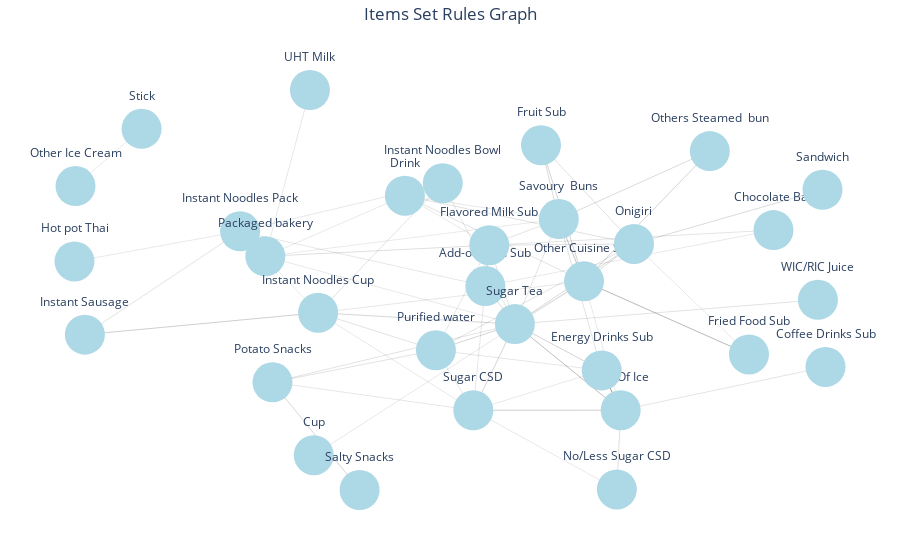

Source (notebook cell):
### Code cell
import plotly.graph_objects as go
import networkx as nx

# Create an empty directed graph
G = nx.DiGraph()

# Iterate through each row of the DataFrame and add edges to the graph
for index, row in rules.iterrows():
    antecedent = ', '.join(row['antecedents'])
    consequent = ', '.join(row['consequents'])
    support = row['support']
    confidence = row['confidence']
    lift = row['lift']
    conviction = row['conviction']

    # Add edges to the graph with the support or confidence as edge weight
    G.add_edge(antecedent, consequent, weight=support)

# Get the node positions using spring layout
pos = nx.spring_layout(G)

# Create a list of edge traces
edge_traces = []
for edge in G.edges():
    x0, y0 = pos[edge[0]]
    x1, y1 = pos[edge[1]]
    weight = G.get_edge_data(edge[0], edge[1])['weight']
    edge_trace = go.Scatter(x=[x0, x1, None], y=[y0, y1, None],
                            mode='lines', line=dict(width=weight*10, color='black'),
                            hoverinfo='none')
    edge_traces.append(edge_trace)

# Create a list of node traces
node_traces = []
for node in G.nodes():
    x, y = pos[node]
    node_trace = go.Scatter(x=[x], y=[y], mode='markers+text', text=node,
                            textposition='top center', marker=dict(size=40, color='lightblue'))
    node_traces.append(node_trace)

# Create the figure and add the edge and node traces
fig = go.Figure(data=edge_traces + node_traces)

# Set the layout properties
fig.update_layout(title='Items Set Rules Graph', title_x=0.5, showlegend=False, hovermode='closest',
                  plot_bgcolor='white', margin=dict(b=20, l=5, r=5, t=40), xaxis=dict(showgrid=False, zeroline=False,
                  showticklabels=False), yaxis=dict(showgrid=False, zeroline=False, showticklabels=False))

# Show the plot
fig.show()

### Figure 1 — Plotly figure (JSON) as saved in the notebook; plotly's stock layout.template omitted (floating-point values rounded to 4 significant figures)
{"data": [{"hoverinfo": "none", "line": {"color": "black", "width": 0.05402}, "mode": "lines", "type": "scatter", "x": [0.03861, 0.7453, null], "y": [0.001138, 0.2757, null]}, {"hoverinfo": "none", "line": {"color": "black", "width": 0.1224}, "mode": "lines", "type": "scatter", "x": [0.03861, 0.04818, null], "y": [0.001138, 0.2016, null]}, {"hoverinfo": "none", "line": {"color": "black", "width": 0.05843}, "mode": "lines", "type": "scatter", "x": [0.03861, -0.5628, null], "y": [0.001138, 0.2699, null]}, {"hoverinfo": "none", "line": {"color": "black", "width": 0.05623}, "mode": "lines", "type": "scatter", "x": [0.03861, 0.009025, null], "y": [0.001138, -0.6086, null]}, {"hoverinfo": "none", "line": {"color": "black", "width": 0.07607}, "mode": "lines", "type": "scatter", "x": [0.03861, 0.1112, null], "y": [0.001138, -0.1857, null]}, {"hoverinfo": "none", "line": {"color": "black", "width": 0.05402}, "mode": "lines", "type": "scatter", "x": [0.7453, 0.03861, null], "y": [0.2757, 0.001138, null]}, {"hoverinfo": "none", "line": {"color": "black", "width": 0.06174}, "mode": "lines", "type": "scatter", "x": [0.7453, 0.04818, null], "y": [0.2757, 0.2016, null]}, {"hoverinfo": "none", "line": {"color": "black", "width": 0.1224}, "mode": "lines", "type": "scatter", "x": [0.04818, 0.03861, null], "y": [0.2016, 0.001138, null]}, {"hoverinfo": "none", "line": {"color": "black", "width": 0.06174}, "mode": "lines", "type": "scatter", "x": [0.04818, 0.7453, null], "y": [0.2016, 0.2757, null]}, {"hoverinfo": "none", "line": {"color": "black", "width": 0.05402}, "mode": "lines", "type": "scatter", "x": [0.04818, -0.1587, null], "y": [0.2016, 0.4449, null]}, {"hoverinfo": "none", "line": {"color": "black", "width": 0.06725}, "mode": "lines", "type": "scatter", "x": [0.04818, 0.4032, null], "y": [0.2016, 0.2077, null]}, {"hoverinfo": "none", "line": {"color": "black", "width": 0.07277}, "mode": "lines", "type": "scatter", "x": [0.04818, -0.501, null], "y": [0.2016, 0.1471, null]}, {"hoverinfo": "none", "line": {"color": "black", "width": 0.05843}, "mode": "lines", "type": "scatter", "x": [0.04818, -0.08256, null], "y": [0.2016, -0.3135, null]}, {"hoverinfo": "none", "line": {"color": "black", "width": 0.06174}, "mode": "lines", "type": "scatter", "x": [0.04818, 0.2188, null], "y": [0.2016, 0.33, null]}, {"hoverinfo": "none", "line": {"color": "black", "width": 0.05954}, "mode": "lines", "type": "scatter", "x": [0.04818, 0.1112, null], "y": [0.2016, -0.1857, null]}, {"hoverinfo": "none", "line": {"color": "black", "width": 0.05843}, "mode": "lines", "type": "scatter", "x": [-0.5628, 0.03861, null], "y": [0.2699, 0.001138, null]}, {"hoverinfo": "none", "line": {"color": "black", "width": 0.05402}, "mode": "lines", "type": "scatter", "x": [-0.5628, -0.969, null], "y": [0.2699, 0.1221, null]}, {"hoverinfo": "none", "line": {"color": "black", "width": 0.05513}, "mode": "lines", "type": "scatter", "x": [-0.5628, -0.0658, null], "y": [0.2699, 0.506, null]}, {"hoverinfo": "none", "line": {"color": "black", "width": 0.05072}, "mode": "lines", "type": "scatter", "x": [-0.5628, -0.3714, null], "y": [0.2699, -0.1299, null]}, {"hoverinfo": "none", "line": {"color": "black", "width": 0.06395}, "mode": "lines", "type": "scatter", "x": [-0.5628, -0.9436, null], "y": [0.2699, -0.2373, null]}, {"hoverinfo": "none", "line": {"color": "black", "width": 0.05623}, "mode": "lines", "type": "scatter", "x": [0.009025, 0.03861, null], "y": [-0.6086, 0.001138, null]}, {"hoverinfo": "none", "line": {"color": "black", "width": 0.108}, "mode": "lines", "type": "scatter", "x": [0.009025, 0.3705, null], "y": [-0.6086, -0.6081, null]}, {"hoverinfo": "none", "line": {"color": "black", "width": 0.05402}, "mode": "lines", "type": "scatter", "x": [0.009025, 0.3241, null], "y": [-0.6086, -0.4128, null]}, {"hoverinfo": "none", "line": {"color": "black", "width": 0.05182}, "mode": "lines", "type": "scatter", "x": [0.009025, -0.3714, null], "y": [-0.6086, -0.1299, null]}, {"hoverinfo": "none", "line": {"color": "black", "width": 0.05292}, "mode": "lines", "type": "scatter", "x": [0.009025, 0.3611, null], "y": [-0.6086, -0.9972, null]}, {"hoverinfo": "none", "line": {"color": "black", "width": 0.05623}, "mode": "lines", "type": "scatter", "x": [0.009025, -0.4834, null], "y": [-0.6086, -0.4712, null]}, {"hoverinfo": "none", "line": {"color": "black", "width": 0.05292}, "mode": "lines", "type": "scatter", "x": [0.009025, -0.08256, null], "y": [-0.6086, -0.3135, null]}, {"hoverinfo": "none", "line": {"color": "black", "width": 0.09372}, "mode": "lines", "type": "scatter", "x": [0.009025, 0.1112, null], "y": [-0.6086, -0.1857, null]}, {"hoverinfo": "none", "line": {"color": "black", "width": 0.07607}, "mode": "lines", "type": "scatter", "x": [0.1112, 0.03861, null], "y": [-0.1857, 0.001138, null]}, {"hoverinfo": "none", "line": {"color": "black", "width": 0.14}, "mode": "lines", "type": "scatter", "x": [0.1112, 0.3705, null], "y": [-0.1857, -0.6081, null]}, {"hoverinfo": "none", "line": {"color": "black", "width": 0.09592}, "mode": "lines", "type": "scatter", "x": [0.1112, 0.3241, null], "y": [-0.1857, -0.4128, null]}, {"hoverinfo": "none", "line": {"color": "black", "width": 0.05954}, "mode": "lines", "type": "scatter", "x": [0.1112, 0.04818, null], "y": [-0.1857, 0.2016, null]}, {"hoverinfo": "none", "line": {"color": "black", "width": 0.05513}, "mode": "lines", "type": "scatter", "x": [0.1112, -0.0658, null], "y": [-0.1857, 0.506, null]}, {"hoverinfo": "none", "line": {"color": "black", "width": 0.086}, "mode": "lines", "type": "scatter", "x": [0.1112, -0.3714, null], "y": [-0.1857, -0.1299, null]}, {"hoverinfo": "none", "line": {"color": "black", "width": 0.0849}, "mode": "lines", "type": "scatter", "x": [0.1112, 0.4032, null], "y": [-0.1857, 0.2077, null]}, {"hoverinfo": "none", "line": {"color": "black", "width": 0.06284}, "mode": "lines", "type": "scatter", "x": [0.1112, 0.2806, null], "y": [-0.1857, 0.02459, null]}, {"hoverinfo": "none", "line": {"color": "black", "width": 0.05402}, "mode": "lines", "type": "scatter", "x": [0.1112, -0.501, null], "y": [-0.1857, 0.1471, null]}, {"hoverinfo": "none", "line": {"color": "black", "width": 0.06505}, "mode": "lines", "type": "scatter", "x": [0.1112, -0.4834, null], "y": [-0.1857, -0.4712, null]}, {"hoverinfo": "none", "line": {"color": "black", "width": 0.09041}, "mode": "lines", "type": "scatter", "x": [0.1112, -0.08256, null], "y": [-0.1857, -0.3135, null]}, {"hoverinfo": "none", "line": {"color": "black", "width": 0.05954}, "mode": "lines", "type": "scatter", "x": [0.1112, 0.2188, null], "y": [-0.1857, 0.33, null]}, {"hoverinfo": "none", "line": {"color": "black", "width": 0.09372}, "mode": "lines", "type": "scatter", "x": [0.1112, 0.009025, null], "y": [-0.1857, -0.6086, null]}, {"hoverinfo": "none", "line": {"color": "black", "width": 0.06505}, "mode": "lines", "type": "scatter", "x": [0.1112, 0.8543, null], "y": [-0.1857, -0.0665, null]}, {"hoverinfo": "none", "line": {"color": "black", "width": 0.06174}, "mode": "lines", "type": "scatter", "x": [0.3705, 0.8729, null], "y": [-0.6081, -0.3958, null]}, {"hoverinfo": "none", "line": {"color": "black", "width": 0.2293}, "mode": "lines", "type": "scatter", "x": [0.3705, 0.3241, null], "y": [-0.6081, -0.4128, null]}, {"hoverinfo": "none", "line": {"color": "black", "width": 0.07056}, "mode": "lines", "type": "scatter", "x": [0.3705, 0.3611, null], "y": [-0.6081, -0.9972, null]}, {"hoverinfo": "none", "line": {"color": "black", "width": 0.05402}, "mode": "lines", "type": "scatter", "x": [0.3705, 0.2806, null], "y": [-0.6081, 0.02459, null]}, {"hoverinfo": "none", "line": {"color": "black", "width": 0.108}, "mode": "lines", "type": "scatter", "x": [0.3705, 0.009025, null], "y": [-0.6081, -0.6086, null]}, {"hoverinfo": "none", "line": {"color": "black", "width": 0.14}, "mode": "lines", "type": "scatter", "x": [0.3705, 0.1112, null], "y": [-0.6081, -0.1857, null]}, {"hoverinfo": "none", "line": {"color": "black", "width": 0.06174}, "mode": "lines", "type": "scatter", "x": [0.8729, 0.3705, null], "y": [-0.3958, -0.6081, null]}, {"hoverinfo": "none", "line": {"color": "black", "width": 0.05402}, "mode": "lines", "type": "scatter", "x": [0.2806, -0.3821, null], "y": [0.02459, -0.829, null]}, {"hoverinfo": "none", "line": {"color": "black", "width": 0.05402}, "mode": "lines", "type": "scatter", "x": [0.2806, 0.3705, null], "y": [0.02459, -0.6081, null]}, {"hoverinfo": "none", "line": {"color": "black", "width": 0.06284}, "mode": "lines", "type": "scatter", "x": [0.2806, -0.1587, null], "y": [0.02459, 0.4449, null]}, {"hoverinfo": "none", "line": {"color": "black", "width": 0.1499}, "mode": "lines", "type": "scatter", "x": [0.2806, 0.6852, null], "y": [0.02459, -0.3345, null]}, {"hoverinfo": "none", "line": {"color": "black", "width": 0.09482}, "mode": "lines", "type": "scatter", "x": [0.2806, 0.1752, null], "y": [0.02459, 0.6928, null]}, {"hoverinfo": "none", "line": {"color": "black", "width": 0.05623}, "mode": "lines", "type": "scatter", "x": [0.2806, -0.3714, null], "y": [0.02459, -0.1299, null]}, {"hoverinfo": "none", "line": {"color": "black", "width": 0.07828}, "mode": "lines", "type": "scatter", "x": [0.2806, 0.4032, null], "y": [0.02459, 0.2077, null]}, {"hoverinfo": "none", "line": {"color": "black", "width": 0.09592}, "mode": "lines", "type": "scatter", "x": [0.2806, 0.5891, null], "y": [0.02459, 0.6636, null]}, {"hoverinfo": "none", "line": {"color": "black", "width": 0.1257}, "mode": "lines", "type": "scatter", "x": [0.2806, 0.2188, null], "y": [0.02459, 0.33, null]}, {"hoverinfo": "none", "line": {"color": "black", "width": 0.06284}, "mode": "lines", "type": "scatter", "x": [0.2806, 0.1112, null], "y": [0.02459, -0.1857, null]}, {"hoverinfo": "none", "line": {"color": "black", "width": 0.05402}, "mode": "lines", "type": "scatter", "x": [-0.3821, 0.2806, null], "y": [-0.829, 0.02459, null]}, {"hoverinfo": "none", "line": {"color": "black", "width": 0.2293}, "mode": "lines", "type": "scatter", "x": [0.3241, 0.3705, null], "y": [-0.4128, -0.6081, null]}, {"hoverinfo": "none", "line": {"color": "black", "width": 0.05843}, "mode": "lines", "type": "scatter", "x": [0.3241, -0.08256, null], "y": [-0.4128, -0.3135, null]}, {"hoverinfo": "none", "line": {"color": "black", "width": 0.06284}, "mode": "lines", "type": "scatter", "x": [0.3241, 0.2188, null], "y": [-0.4128, 0.33, null]}, {"hoverinfo": "none", "line": {"color": "black", "width": 0.05402}, "mode": "lines", "type": "scatter", "x": [0.3241, 0.009025, null], "y": [-0.4128, -0.6086, null]}, {"hoverinfo": "none", "line": {"color": "black", "width": 0.09592}, "mode": "lines", "type": "scatter", "x": [0.3241, 0.1112, null], "y": [-0.4128, -0.1857, null]}, {"hoverinfo": "none", "line": {"color": "black", "width": 0.07056}, "mode": "lines", "type": "scatter", "x": [0.3611, 0.3705, null], "y": [-0.9972, -0.6081, null]}, {"hoverinfo": "none", "line": {"color": "black", "width": 0.05292}, "mode": "lines", "type": "scatter", "x": [0.3611, 0.009025, null], "y": [-0.9972, -0.6086, null]}, {"hoverinfo": "none", "line": {"color": "black", "width": 0.05402}, "mode": "lines", "type": "scatter", "x": [-0.1587, 0.04818, null], "y": [0.4449, 0.2016, null]}, {"hoverinfo": "none", "line": {"color": "black", "width": 0.06505}, "mode": "lines", "type": "scatter", "x": [-0.1587, 0.4032, null], "y": [0.4449, 0.2077, null]}, {"hoverinfo": "none", "line": {"color": "black", "width": 0.06284}, "mode": "lines", "type": "scatter", "x": [-0.1587, 0.2806, null], "y": [0.4449, 0.02459, null]}, {"hoverinfo": "none", "line": {"color": "black", "width": 0.05182}, "mode": "lines", "type": "scatter", "x": [-0.1587, -0.501, null], "y": [0.4449, 0.1471, null]}, {"hoverinfo": "none", "line": {"color": "black", "width": 0.05402}, "mode": "lines", "type": "scatter", "x": [-0.1587, 0.2188, null], "y": [0.4449, 0.33, null]}, {"hoverinfo": "none", "line": {"color": "black", "width": 0.06505}, "mode": "lines", "type": "scatter", "x": [0.4032, -0.1587, null], "y": [0.2077, 0.4449, null]}, {"hoverinfo": "none", "line": {"color": "black", "width": 0.06725}, "mode": "lines", "type": "scatter", "x": [0.4032, 0.04818, null], "y": [0.2077, 0.2016, null]}, {"hoverinfo": "none", "line": {"color": "black", "width": 0.05292}, "mode": "lines", "type": "scatter", "x": [0.4032, 0.6852, null], "y": [0.2077, -0.3345, null]}, {"hoverinfo": "none", "line": {"color": "black", "width": 0.06836}, "mode": "lines", "type": "scatter", "x": [0.4032, 0.1752, null], "y": [0.2077, 0.6928, null]}, {"hoverinfo": "none", "line": {"color": "black", "width": 0.07828}, "mode": "lines", "type": "scatter", "x": [0.4032, 0.2806, null], "y": [0.2077, 0.02459, null]}, {"hoverinfo": "none", "line": {"color": "black", "width": 0.06395}, "mode": "lines", "type": "scatter", "x": [0.4032, -0.08256, null], "y": [0.2077, -0.3135, null]}, {"hoverinfo": "none", "line": {"color": "black", "width": 0.08049}, "mode": "lines", "type": "scatter", "x": [0.4032, 0.8655, null], "y": [0.2077, 0.4739, null]}, {"hoverinfo": "none", "line": {"color": "black", "width": 0.0849}, "mode": "lines", "type": "scatter", "x": [0.4032, 0.1112, null], "y": [0.2077, -0.1857, null]}, {"hoverinfo": "none", "line": {"color": "black", "width": 0.05182}, "mode": "lines", "type": "scatter", "x": [-0.501, -0.1587, null], "y": [0.1471, 0.4449, null]}, {"hoverinfo": "none", "line": {"color": "black", "width": 0.07277}, "mode": "lines", "type": "scatter", "x": [-0.501, 0.04818, null], "y": [0.1471, 0.2016, null]}, {"hoverinfo": "none", "line": {"color": "black", "width": 0.05072}, "mode": "lines", "type": "scatter", "x": [-0.501, 0.2188, null], "y": [0.1471, 0.33, null]}, {"hoverinfo": "none", "line": {"color": "black", "width": 0.05402}, "mode": "lines", "type": "scatter", "x": [-0.501, 0.1112, null], "y": [0.1471, -0.1857, null]}, {"hoverinfo": "none", "line": {"color": "black", "width": 0.05843}, "mode": "lines", "type": "scatter", "x": [-0.501, -0.3915, null], "y": [0.1471, 0.9636, null]}, {"hoverinfo": "none", "line": {"color": "black", "width": 0.05402}, "mode": "lines", "type": "scatter", "x": [0.2188, -0.1587, null], "y": [0.33, 0.4449, null]}, {"hoverinfo": "none", "line": {"color": "black", "width": 0.06284}, "mode": "lines", "type": "scatter", "x": [0.2188, 0.3241, null], "y": [0.33, -0.4128, null]}, {"hoverinfo": "none", "line": {"color": "black", "width": 0.06174}, "mode": "lines", "type": "scatter", "x": [0.2188, 0.04818, null], "y": [0.33, 0.2016, null]}, {"hoverinfo": "none", "line": {"color": "black", "width": 0.07828}, "mode": "lines", "type": "scatter", "x": [0.2188, 0.1752, null], "y": [0.33, 0.6928, null]}, {"hoverinfo": "none", "line": {"color": "black", "width": 0.1257}, "mode": "lines", "type": "scatter", "x": [0.2188, 0.2806, null], "y": [0.33, 0.02459, null]}, {"hoverinfo": "none", "line": {"color": "black", "width": 0.08049}, "mode": "lines", "type": "scatter", "x": [0.2188, 0.5891, null], "y": [0.33, 0.6636, null]}, {"hoverinfo": "none", "line": {"color": "black", "width": 0.05072}, "mode": "lines", "type": "scatter", "x": [0.2188, -0.501, null], "y": [0.33, 0.1471, null]}, {"hoverinfo": "none", "line": {"color": "black", "width": 0.05954}, "mode": "lines", "type": "scatter", "x": [0.2188, 0.1112, null], "y": [0.33, -0.1857, null]}, {"hoverinfo": "none", "line": {"color": "black", "width": 0.05843}, "mode": "lines", "type": "scatter", "x": [-0.08256, 0.3241, null], "y": [-0.3135, -0.4128, null]}, {"hoverinfo": "none", "line": {"color": "black", "width": 0.05843}, "mode": "lines", "type": "scatter", "x": [-0.08256, 0.04818, null], "y": [-0.3135, 0.2016, null]}, {"hoverinfo": "none", "line": {"color": "black", "width": 0.06284}, "mode": "lines", "type": "scatter", "x": [-0.08256, -0.3714, null], "y": [-0.3135, -0.1299, null]}, {"hoverinfo": "none", "line": {"color": "black", "width": 0.06395}, "mode": "lines", "type": "scatter", "x": [-0.08256, 0.4032, null], "y": [-0.3135, 0.2077, null]}, {"hoverinfo": "none", "line": {"color": "black", "width": 0.06615}, "mode": "lines", "type": "scatter", "x": [-0.08256, -0.4834, null], "y": [-0.3135, -0.4712, null]}, {"hoverinfo": "none", "line": {"color": "black", "width": 0.05292}, "mode": "lines", "type": "scatter", "x": [-0.08256, 0.009025, null], "y": [-0.3135, -0.6086, null]}, {"hoverinfo": "none", "line": {"color": "black", "width": 0.09041}, "mode": "lines", "type": "scatter", "x": [-0.08256, 0.1112, null], "y": [-0.3135, -0.1857, null]}, {"hoverinfo": "none", "line": {"color": "black", "width": 0.05292}, "mode": "lines", "type": "scatter", "x": [0.6852, 0.4032, null], "y": [-0.3345, 0.2077, null]}, {"hoverinfo": "none", "line": {"color": "black", "width": 0.1499}, "mode": "lines", "type": "scatter", "x": [0.6852, 0.2806, null], "y": [-0.3345, 0.02459, null]}, {"hoverinfo": "none", "line": {"color": "black", "width": 0.06836}, "mode": "lines", "type": "scatter", "x": [0.1752, 0.4032, null], "y": [0.6928, 0.2077, null]}, {"hoverinfo": "none", "line": {"color": "black", "width": 0.09482}, "mode": "lines", "type": "scatter", "x": [0.1752, 0.2806, null], "y": [0.6928, 0.02459, null]}, {"hoverinfo": "none", "line": {"color": "black", "width": 0.07828}, "mode": "lines", "type": "scatter", "x": [0.1752, 0.2188, null], "y": [0.6928, 0.33, null]}, {"hoverinfo": "none", "line": {"color": "black", "width": 0.05402}, "mode": "lines", "type": "scatter", "x": [-0.969, -0.5628, null], "y": [0.1221, 0.2699, null]}, {"hoverinfo": "none", "line": {"color": "black", "width": 0.06284}, "mode": "lines", "type": "scatter", "x": [-0.3714, -0.0658, null], "y": [-0.1299, 0.506, null]}, {"hoverinfo": "none", "line": {"color": "black", "width": 0.05072}, "mode": "lines", "type": "scatter", "x": [-0.3714, -0.5628, null], "y": [-0.1299, 0.2699, null]}, {"hoverinfo": "none", "line": {"color": "black", "width": 0.1047}, "mode": "lines", "type": "scatter", "x": [-0.3714, -0.9436, null], "y": [-0.1299, -0.2373, null]}, {"hoverinfo": "none", "line": {"color": "black", "width": 0.05623}, "mode": "lines", "type": "scatter", "x": [-0.3714, 0.2806, null], "y": [-0.1299, 0.02459, null]}, {"hoverinfo": "none", "line": {"color": "black", "width": 0.06284}, "mode": "lines", "type": "scatter", "x": [-0.3714, -0.08256, null], "y": [-0.1299, -0.3135, null]}, {"hoverinfo": "none", "line": {"color": "black", "width": 0.05182}, "mode": "lines", "type": "scatter", "x": [-0.3714, 0.009025, null], "y": [-0.1299, -0.6086, null]}, {"hoverinfo": "none", "line": {"color": "black", "width": 0.086}, "mode": "lines", "type": "scatter", "x": [-0.3714, 0.1112, null], "y": [-0.1299, -0.1857, null]}, {"hoverinfo": "none", "line": {"color": "black", "width": 0.06284}, "mode": "lines", "type": "scatter", "x": [-0.0658, -0.3714, null], "y": [0.506, -0.1299, null]}, {"hoverinfo": "none", "line": {"color": "black", "width": 0.05513}, "mode": "lines", "type": "scatter", "x": [-0.0658, -0.5628, null], "y": [0.506, 0.2699, null]}, {"hoverinfo": "none", "line": {"color": "black", "width": 0.05513}, "mode": "lines", "type": "scatter", "x": [-0.0658, 0.1112, null], "y": [0.506, -0.1857, null]}, {"hoverinfo": "none", "line": {"color": "black", "width": 0.1047}, "mode": "lines", "type": "scatter", "x": [-0.9436, -0.3714, null], "y": [-0.2373, -0.1299, null]}, {"hoverinfo": "none", "line": {"color": "black", "width": 0.06395}, "mode": "lines", "type": "scatter", "x": [-0.9436, -0.5628, null], "y": [-0.2373, 0.2699, null]}, {"hoverinfo": "none", "line": {"color": "black", "width": 0.08049}, "mode": "lines", "type": "scatter", "x": [0.8655, 0.4032, null], "y": [0.4739, 0.2077, null]}, {"hoverinfo": "none", "line": {"color": "black", "width": 0.09592}, "mode": "lines", "type": "scatter", "x": [0.5891, 0.2806, null], "y": [0.6636, 0.02459, null]}, {"hoverinfo": "none", "line": {"color": "black", "width": 0.08049}, "mode": "lines", "type": "scatter", "x": [0.5891, 0.2188, null], "y": [0.6636, 0.33, null]}, {"hoverinfo": "none", "line": {"color": "black", "width": 0.05072}, "mode": "lines", "type": "scatter", "x": [-0.8045, -0.9665, null], "y": [0.7731, 0.4921, null]}, {"hoverinfo": "none", "line": {"color": "black", "width": 0.05072}, "mode": "lines", "type": "scatter", "x": [-0.9665, -0.8045, null], "y": [0.4921, 0.7731, null]}, {"hoverinfo": "none", "line": {"color": "black", "width": 0.05843}, "mode": "lines", "type": "scatter", "x": [-0.3915, -0.501, null], "y": [0.9636, 0.1471, null]}, {"hoverinfo": "none", "line": {"color": "black", "width": 0.06615}, "mode": "lines", "type": "scatter", "x": [-0.4834, -0.08256, null], "y": [-0.4712, -0.3135, null]}, {"hoverinfo": "none", "line": {"color": "black", "width": 0.086}, "mode": "lines", "type": "scatter", "x": [-0.4834, -0.2698, null], "y": [-0.4712, -1, null]}, {"hoverinfo": "none", "line": {"color": "black", "width": 0.05623}, "mode": "lines", "type": "scatter", "x": [-0.4834, 0.009025, null], "y": [-0.4712, -0.6086, null]}, {"hoverinfo": "none", "line": {"color": "black", "width": 0.06505}, "mode": "lines", "type": "scatter", "x": [-0.4834, 0.1112, null], "y": [-0.4712, -0.1857, null]}, {"hoverinfo": "none", "line": {"color": "black", "width": 0.086}, "mode": "lines", "type": "scatter", "x": [-0.2698, -0.4834, null], "y": [-1, -0.4712, null]}, {"hoverinfo": "none", "line": {"color": "black", "width": 0.06505}, "mode": "lines", "type": "scatter", "x": [0.8543, 0.1112, null], "y": [-0.0665, -0.1857, null]}, {"marker": {"color": "lightblue", "size": 40}, "mode": "markers+text", "text": "Add-on item Sub", "textposition": "top center", "type": "scatter", "x": [0.03861], "y": [0.001138]}, {"marker": {"color": "lightblue", "size": 40}, "mode": "markers+text", "text": "Chocolate Bar", "textposition": "top center", "type": "scatter", "x": [0.7453], "y": [0.2757]}, {"marker": {"color": "lightblue", "size": 40}, "mode": "markers+text", "text": "Flavored Milk Sub", "textposition": "top center", "type": "scatter", "x": [0.04818], "y": [0.2016]}, {"marker": {"color": "lightblue", "size": 40}, "mode": "markers+text", "text": "Instant Noodles Pack", "textposition": "top center", "type": "scatter", "x": [-0.5628], "y": [0.2699]}, {"marker": {"color": "lightblue", "size": 40}, "mode": "markers+text", "text": "Sugar CSD", "textposition": "top center", "type": "scatter", "x": [0.009025], "y": [-0.6086]}, {"marker": {"color": "lightblue", "size": 40}, "mode": "markers+text", "text": "Sugar Tea", "textposition": "top center", "type": "scatter", "x": [0.1112], "y": [-0.1857]}, {"marker": {"color": "lightblue", "size": 40}, "mode": "markers+text", "text": "Cup Of Ice", "textposition": "top center", "type": "scatter", "x": [0.3705], "y": [-0.6081]}, {"marker": {"color": "lightblue", "size": 40}, "mode": "markers+text", "text": "Coffee Drinks Sub", "textposition": "top center", "type": "scatter", "x": [0.8729], "y": [-0.3958]}, {"marker": {"color": "lightblue", "size": 40}, "mode": "markers+text", "text": "Other Cuisine Sub", "textposition": "top center", "type": "scatter", "x": [0.2806], "y": [0.02459]}, {"marker": {"color": "lightblue", "size": 40}, "mode": "markers+text", "text": "Cup", "textposition": "top center", "type": "scatter", "x": [-0.3821], "y": [-0.829]}, {"marker": {"color": "lightblue", "size": 40}, "mode": "markers+text", "text": "Energy Drinks Sub", "textposition": "top center", "type": "scatter", "x": [0.3241], "y": [-0.4128]}, {"marker": {"color": "lightblue", "size": 40}, "mode": "markers+text", "text": "No/Less Sugar CSD", "textposition": "top center", "type": "scatter", "x": [0.3611], "y": [-0.9972]}, {"marker": {"color": "lightblue", "size": 40}, "mode": "markers+text", "text": "Drink", "textposition": "top center", "type": "scatter", "x": [-0.1587], "y": [0.4449]}, {"marker": {"color": "lightblue", "size": 40}, "mode": "markers+text", "text": "Onigiri", "textposition": "top center", "type": "scatter", "x": [0.4032], "y": [0.2077]}, {"marker": {"color": "lightblue", "size": 40}, "mode": "markers+text", "text": "Packaged bakery", "textposition": "top center", "type": "scatter", "x": [-0.501], "y": [0.1471]}, {"marker": {"color": "lightblue", "size": 40}, "mode": "markers+text", "text": "Savoury  Buns", "textposition": "top center", "type": "scatter", "x": [0.2188], "y": [0.33]}, {"marker": {"color": "lightblue", "size": 40}, "mode": "markers+text", "text": "Purified water", "textposition": "top center", "type": "scatter", "x": [-0.08256], "y": [-0.3135]}, {"marker": {"color": "lightblue", "size": 40}, "mode": "markers+text", "text": "Fried Food Sub", "textposition": "top center", "type": "scatter", "x": [0.6852], "y": [-0.3345]}, {"marker": {"color": "lightblue", "size": 40}, "mode": "markers+text", "text": "Fruit Sub", "textposition": "top center", "type": "scatter", "x": [0.1752], "y": [0.6928]}, {"marker": {"color": "lightblue", "size": 40}, "mode": "markers+text", "text": "Hot pot Thai", "textposition": "top center", "type": "scatter", "x": [-0.969], "y": [0.1221]}, {"marker": {"color": "lightblue", "size": 40}, "mode": "markers+text", "text": "Instant Noodles Cup", "textposition": "top center", "type": "scatter", "x": [-0.3714], "y": [-0.1299]}, {"marker": {"color": "lightblue", "size": 40}, "mode": "markers+text", "text": "Instant Noodles Bowl", "textposition": "top center", "type": "scatter", "x": [-0.0658], "y": [0.506]}, {"marker": {"color": "lightblue", "size": 40}, "mode": "markers+text", "text": "Instant Sausage", "textposition": "top center", "type": "scatter", "x": [-0.9436], "y": [-0.2373]}, {"marker": {"color": "lightblue", "size": 40}, "mode": "markers+text", "text": "Sandwich", "textposition": "top center", "type": "scatter", "x": [0.8655], "y": [0.4739]}, {"marker": {"color": "lightblue", "size": 40}, "mode": "markers+text", "text": "Others Steamed  bun", "textposition": "top center", "type": "scatter", "x": [0.5891], "y": [0.6636]}, {"marker": {"color": "lightblue", "size": 40}, "mode": "markers+text", "text": "Stick", "textposition": "top center", "type": "scatter", "x": [-0.8045], "y": [0.7731]}, {"marker": {"color": "lightblue", "size": 40}, "mode": "markers+text", "text": "Other Ice Cream", "textposition": "top center", "type": "scatter", "x": [-0.9665], "y": [0.4921]}, {"marker": {"color": "lightblue", "size": 40}, "mode": "markers+text", "text": "UHT Milk", "textposition": "top center", "type": "scatter", "x": [-0.3915], "y": [0.9636]}, {"marker": {"color": "lightblue", "size": 40}, "mode": "markers+text", "text": "Potato Snacks", "textposition": "top center", "type": "scatter", "x": [-0.4834], "y": [-0.4712]}, {"marker": {"color": "lightblue", "size": 40}, "mode": "markers+text", "text": "Salty Snacks", "textposition": "top center", "type": "scatter", "x": [-0.2698], "y": [-1]}, {"marker": {"color": "lightblue", "size": 40}, "mode": "markers+text", "text": "WIC/RIC Juice", "textposition": "top center", "type": "scatter", "x": [0.8543], "y": [-0.0665]}], "layout": {"hovermode": "closest", "margin": {"b": 20, "l": 5, "r": 5, "t": 40}, "plot_bgcolor": "white", "showlegend": false, "title": {"text": "Items Set Rules Graph", "x": 0.5}, "xaxis": {"showgrid": false, "showticklabels": false, "zeroline": false}, "yaxis": {"showgrid": false, "showticklabels": false, "zeroline": false}}}
